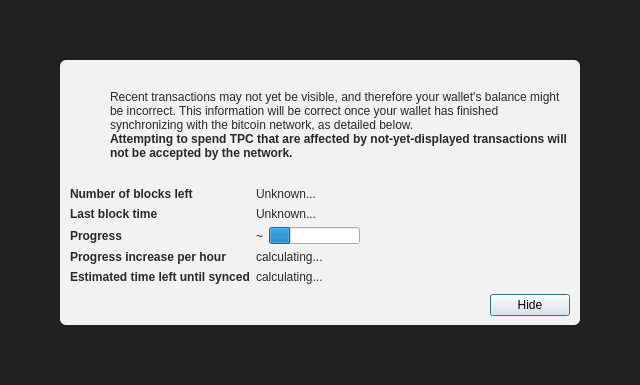
<?xml version="1.0" encoding="UTF-8"?>
<ui version="4.0">
 <class>ModalOverlay</class>
 <widget class="ModalOverlay" name="ModalOverlay">
  <property name="geometry">
   <rect>
    <x>0</x>
    <y>0</y>
    <width>640</width>
    <height>385</height>
   </rect>
  </property>
  <property name="windowTitle">
   <string>Form</string>
  </property>
  <layout class="QVBoxLayout" name="verticalLayout" stretch="0">
   <property name="sizeConstraint">
    <enum>QLayout::SetDefaultConstraint</enum>
   </property>
   <property name="leftMargin">
    <number>0</number>
   </property>
   <property name="topMargin">
    <number>0</number>
   </property>
   <property name="rightMargin">
    <number>0</number>
   </property>
   <property name="bottomMargin">
    <number>0</number>
   </property>
   <item>
    <widget class="QWidget" name="bgWidget" native="true">
     <property name="styleSheet">
      <string notr="true">#bgWidget { background: rgba(0,0,0,220); }</string>
     </property>
     <layout class="QVBoxLayout" name="verticalLayoutMain" stretch="1">
      <property name="leftMargin">
       <number>60</number>
      </property>
      <property name="topMargin">
       <number>60</number>
      </property>
      <property name="rightMargin">
       <number>60</number>
      </property>
      <property name="bottomMargin">
       <number>60</number>
      </property>
      <item>
       <widget class="QWidget" name="contentWidget" native="true">
        <property name="styleSheet">
         <string notr="true">#contentWidget { background: rgba(255,255,255,240); border-radius: 6px; }

QLabel { color: rgb(40,40,40);  }</string>
        </property>
        <layout class="QVBoxLayout" name="verticalLayoutSub" stretch="1,0,0,0">
         <property name="spacing">
          <number>0</number>
         </property>
         <property name="leftMargin">
          <number>10</number>
         </property>
         <property name="topMargin">
          <number>10</number>
         </property>
         <property name="rightMargin">
          <number>10</number>
         </property>
         <property name="bottomMargin">
          <number>10</number>
         </property>
         <item>
          <layout class="QHBoxLayout" name="horizontalLayoutIconText" stretch="0,1">
           <property name="topMargin">
            <number>20</number>
           </property>
           <item>
            <layout class="QVBoxLayout" name="verticalLayoutIcon">
             <property name="leftMargin">
              <number>0</number>
             </property>
             <item>
              <widget class="QPushButton" name="warningIcon">
               <property name="enabled">
                <bool>false</bool>
               </property>
               <property name="text">
                <string/>
               </property>
               <property name="icon">
                <iconset>
                 <normaloff>:/icons/warning</normaloff>
                 <disabledoff>:/icons/warning</disabledoff>:/icons/warning</iconset>
               </property>
               <property name="iconSize">
                <size>
                 <width>48</width>
                 <height>48</height>
                </size>
               </property>
               <property name="flat">
                <bool>true</bool>
               </property>
              </widget>
             </item>
             <item>
              <spacer name="verticalSpacerWarningIcon">
               <property name="orientation">
                <enum>Qt::Vertical</enum>
               </property>
               <property name="sizeHint" stdset="0">
                <size>
                 <width>20</width>
                 <height>40</height>
                </size>
               </property>
              </spacer>
             </item>
            </layout>
           </item>
           <item>
            <layout class="QVBoxLayout" name="verticalLayoutInfoText">
             <property name="leftMargin">
              <number>0</number>
             </property>
             <property name="topMargin">
              <number>0</number>
             </property>
             <item>
              <widget class="QLabel" name="infoText">
               <property name="text">
                <string>Recent transactions may not yet be visible, and therefore your wallet's balance might be incorrect. This information will be correct once your wallet has finished synchronizing with the bitcoin network, as detailed below.</string>
               </property>
               <property name="textFormat">
                <enum>Qt::RichText</enum>
               </property>
               <property name="wordWrap">
                <bool>true</bool>
               </property>
              </widget>
             </item>
             <item>
              <widget class="QLabel" name="infoTextStrong">
               <property name="font">
                <font>
                 <weight>75</weight>
                 <bold>true</bold>
                </font>
               </property>
               <property name="text">
                <string>Attempting to spend TPC that are affected by not-yet-displayed transactions will not be accepted by the network.</string>
               </property>
               <property name="textFormat">
                <enum>Qt::RichText</enum>
               </property>
               <property name="wordWrap">
                <bool>true</bool>
               </property>
              </widget>
             </item>
             <item>
              <spacer name="verticalSpacerInTextSpace">
               <property name="orientation">
                <enum>Qt::Vertical</enum>
               </property>
               <property name="sizeHint" stdset="0">
                <size>
                 <width>20</width>
                 <height>40</height>
                </size>
               </property>
              </spacer>
             </item>
            </layout>
           </item>
          </layout>
         </item>
         <item>
          <spacer name="verticalSpacerAfterText">
           <property name="orientation">
            <enum>Qt::Vertical</enum>
           </property>
           <property name="sizeHint" stdset="0">
            <size>
             <width>20</width>
             <height>40</height>
            </size>
           </property>
          </spacer>
         </item>
         <item>
          <layout class="QFormLayout" name="formLayout">
           <property name="fieldGrowthPolicy">
            <enum>QFormLayout::FieldsStayAtSizeHint</enum>
           </property>
           <property name="horizontalSpacing">
            <number>6</number>
           </property>
           <property name="verticalSpacing">
            <number>6</number>
           </property>
           <property name="topMargin">
            <number>10</number>
           </property>
           <item row="0" column="0">
            <widget class="QLabel" name="labelNumberOfBlocksLeft">
             <property name="font">
              <font>
               <weight>75</weight>
               <bold>true</bold>
              </font>
             </property>
             <property name="text">
              <string>Number of blocks left</string>
             </property>
            </widget>
           </item>
           <item row="0" column="1">
            <widget class="QLabel" name="numberOfBlocksLeft">
             <property name="text">
              <string>Unknown...</string>
             </property>
            </widget>
           </item>
           <item row="1" column="0">
            <widget class="QLabel" name="labelLastBlockTime">
             <property name="font">
              <font>
               <weight>75</weight>
               <bold>true</bold>
              </font>
             </property>
             <property name="text">
              <string>Last block time</string>
             </property>
            </widget>
           </item>
           <item row="1" column="1">
            <widget class="QLabel" name="newestBlockDate">
             <property name="sizePolicy">
              <sizepolicy hsizetype="Maximum" vsizetype="Preferred">
               <horstretch>0</horstretch>
               <verstretch>0</verstretch>
              </sizepolicy>
             </property>
             <property name="text">
              <string>Unknown...</string>
             </property>
            </widget>
           </item>
           <item row="2" column="0">
            <widget class="QLabel" name="labelSyncDone">
             <property name="font">
              <font>
               <weight>75</weight>
               <bold>true</bold>
              </font>
             </property>
             <property name="text">
              <string>Progress</string>
             </property>
            </widget>
           </item>
           <item row="2" column="1">
            <layout class="QHBoxLayout" name="horizontalLayoutSync" stretch="0,1">
             <item>
              <widget class="QLabel" name="percentageProgress">
               <property name="text">
                <string notr="true">~</string>
               </property>
              </widget>
             </item>
             <item>
              <widget class="QProgressBar" name="progressBar">
               <property name="value">
                <number>24</number>
               </property>
               <property name="format">
                <string/>
               </property>
              </widget>
             </item>
            </layout>
           </item>
           <item row="4" column="0">
            <widget class="QLabel" name="labelProgressIncrease">
             <property name="font">
              <font>
               <weight>75</weight>
               <bold>true</bold>
              </font>
             </property>
             <property name="text">
              <string>Progress increase per hour</string>
             </property>
            </widget>
           </item>
           <item row="4" column="1">
            <widget class="QLabel" name="progressIncreasePerH">
             <property name="text">
              <string>calculating...</string>
             </property>
            </widget>
           </item>
           <item row="5" column="0">
            <widget class="QLabel" name="labelEstimatedTimeLeft">
             <property name="font">
              <font>
               <weight>75</weight>
               <bold>true</bold>
              </font>
             </property>
             <property name="text">
              <string>Estimated time left until synced</string>
             </property>
            </widget>
           </item>
           <item row="5" column="1">
            <widget class="QLabel" name="expectedTimeLeft">
             <property name="text">
              <string>calculating...</string>
             </property>
            </widget>
           </item>
          </layout>
         </item>
         <item>
          <layout class="QHBoxLayout" name="horizontalLayoutButtons">
           <property name="leftMargin">
            <number>10</number>
           </property>
           <property name="topMargin">
            <number>10</number>
           </property>
           <item>
            <spacer name="horizontalSpacer">
             <property name="orientation">
              <enum>Qt::Horizontal</enum>
             </property>
             <property name="sizeHint" stdset="0">
              <size>
               <width>40</width>
               <height>20</height>
              </size>
             </property>
            </spacer>
           </item>
           <item>
            <widget class="QPushButton" name="closeButton">
             <property name="text">
              <string>Hide</string>
             </property>
             <property name="focusPolicy">
              <enum>Qt::StrongFocus</enum>
             </property>
             <property name="default">
              <bool>true</bool>
             </property>
            </widget>
           </item>
          </layout>
         </item>
        </layout>
       </widget>
      </item>
     </layout>
    </widget>
   </item>
  </layout>
 </widget>
 <customwidgets>
  <customwidget>
   <class>ModalOverlay</class>
   <extends>QWidget</extends>
   <header>qt/modaloverlay.h</header>
   <container>1</container>
  </customwidget>
 </customwidgets>
 <resources/>
 <connections/>
</ui>
